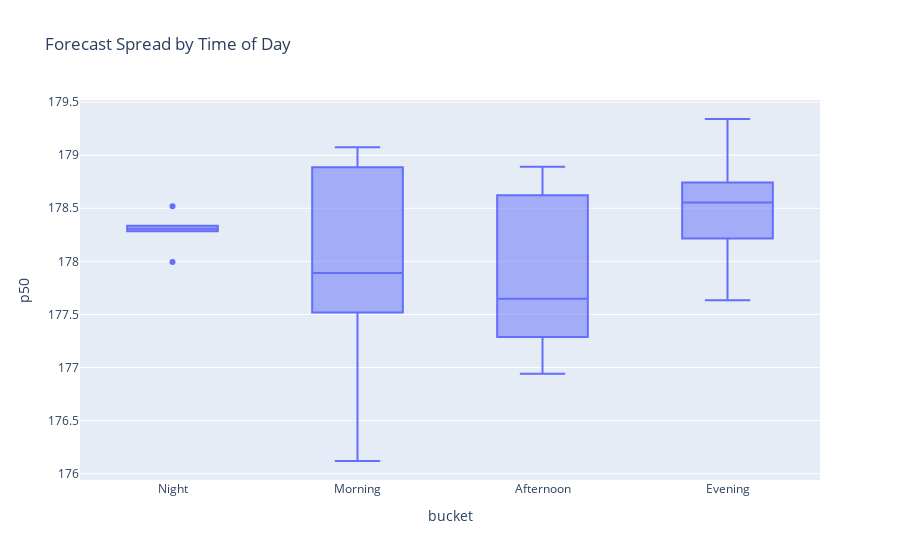

The notebook cell this image was saved under:
### Code cell
import pandas as pd
import plotly.express as px

tmp = rows.copy()
tmp["hour"] = pd.to_datetime(tmp["timestamp"]).dt.hour
tmp["bucket"] = pd.cut(tmp["hour"], bins=[0,6,12,18,24], labels=["Night","Morning","Afternoon","Evening"], right=False)

fig = px.box(tmp, x="bucket", y="p50", title="Forecast Spread by Time of Day")
fig

### Figure 1 — Plotly figure (JSON) as saved in the notebook; plotly's stock layout.template omitted (floating-point values rounded to 4 significant figures)
{"data": [{"alignmentgroup": "True", "hovertemplate": "bucket=%{x}<br>p50=%{y}<extra></extra>", "legendgroup": "", "marker": {"color": "#636efa"}, "name": "", "notched": false, "offsetgroup": "", "orientation": "v", "showlegend": false, "type": "box", "x": ["Night", "Night", "Night", "Night", "Night", "Night", "Morning", "Morning", "Morning", "Morning", "Morning", "Morning", "Afternoon", "Afternoon", "Afternoon", "Afternoon", "Afternoon", "Afternoon", "Evening", "Evening", "Evening", "Evening", "Evening", "Evening"], "x0": " ", "xaxis": "x", "y": [178.3, 178.0, 178.3, 178.3, 178.3, 178.5, 178.9, 178.0, 177.8, 179.1, 176.1, 177.5, 178.9, 176.9, 177.3, 177.5, 177.8, 178.6, 178.7, 177.6, 178.2, 178.7, 179.3, 178.4], "y0": " ", "yaxis": "y"}], "layout": {"boxmode": "group", "legend": {"tracegroupgap": 0}, "title": {"text": "Forecast Spread by Time of Day"}, "xaxis": {"anchor": "y", "domain": [0, 1], "title": {"text": "bucket"}}, "yaxis": {"anchor": "x", "domain": [0, 1], "title": {"text": "p50"}}}}
